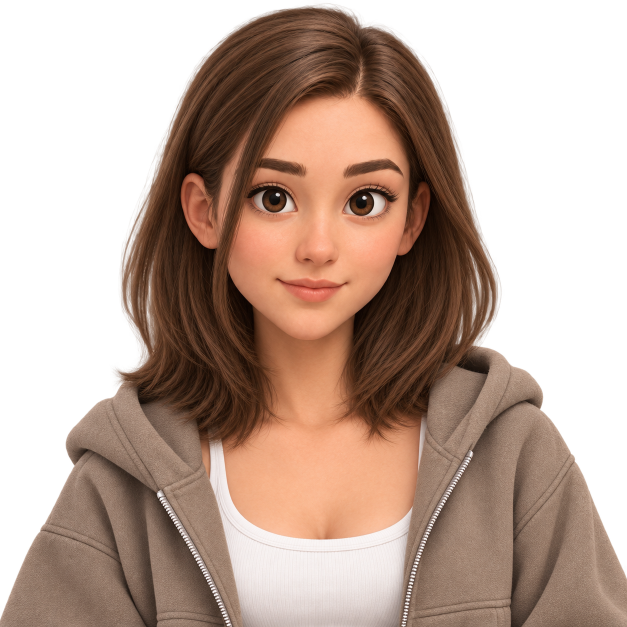
#> input picture img/person/profile.png, 1254 x 1254 px (shown at 1/2 size)
$ python build-person-webp.py
#> lines starting #> are read from the running program, lines starting #| are printed output that depends on the picture
#!/usr/bin/env python3
"""
Build the web-ready character images from the master PNGs in img/person/.

The masters are 1086x1448 RGBA exports (~1 MB each) with a lot of empty
alpha around the figure. Shipping those directly would cost ~13 MB on a
site whose whole point is that it stays fast, so this script:

  1. crops each master to its alpha bounding box, so the character fills
     the frame instead of floating in transparent padding;
  2. writes two WebP widths per pose - 900px for heroes, 450px for the
     smaller placements - both with the alpha channel kept;
  3. cuts one square headshot (avatar-profile) for the round author
     images in footers and bylines.

Run it after replacing or adding a master PNG:  python3 tools/build-person-webp.py
"""
from pathlib import Path
from PIL import Image

ROOT = Path(__file__).resolve().parent.parent
SRC = ROOT / "img" / "person"
WIDTHS = {"": 900, "-450": 450}
QUALITY = 82

# The round profile image has its own square master.
PROFILE_SRC = "profile"
PROFILE_SIZE = 320

def crop_to_alpha(im):
    return im.crop(im.getbbox())


def save_webp(im, path, width):
    h = round(im.height * width / im.width)
    out = im.resize((width, h), Image.LANCZOS)
    out.save(path, "WEBP", quality=QUALITY, method=6)
    return out.size


def main():
    for src in sorted(SRC.glob("*.png")):
        if src.stem == PROFILE_SRC:
            continue  # handled below, as a square portrait
        im = crop_to_alpha(Image.open(src).convert("RGBA"))
        for suffix, width in WIDTHS.items():
            dst = src.with_name(f"{src.stem}{suffix}.webp")
            size = save_webp(im, dst, width)
            print(f"{dst.relative_to(ROOT)}  {size[0]}x{size[1]}  {dst.stat().st_size // 1024} KB")

    # The round profile image: its own square master, so it only needs
    # resizing - no guessing at where the face sits in a full-body pose.
    im = Image.open(SRC / f"{PROFILE_SRC}.png").convert("RGBA")
#> im is the input picture: PIL image 1254x1254 RGBA; mean R, G, B, A 93.1, 69.5, 56.5, 156.3
    dst = SRC / "avatar-profile.webp"
    im.resize((PROFILE_SIZE, PROFILE_SIZE), Image.LANCZOS).save(
        dst, "WEBP", quality=88, method=6
    )
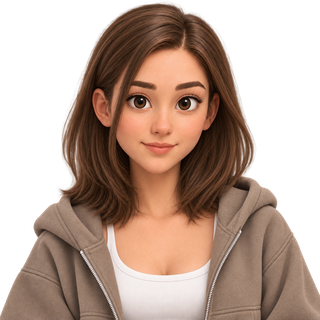
#> saved as avatar-profile.webp: PIL image 320x320 RGBA; mean R, G, B, A 93.3, 69.7, 56.7, 156.3; transparent parts drawn white
    print(f"{dst.relative_to(ROOT)}  {PROFILE_SIZE}x{PROFILE_SIZE}  {dst.stat().st_size // 1024} KB")


if __name__ == "__main__":
    main()
